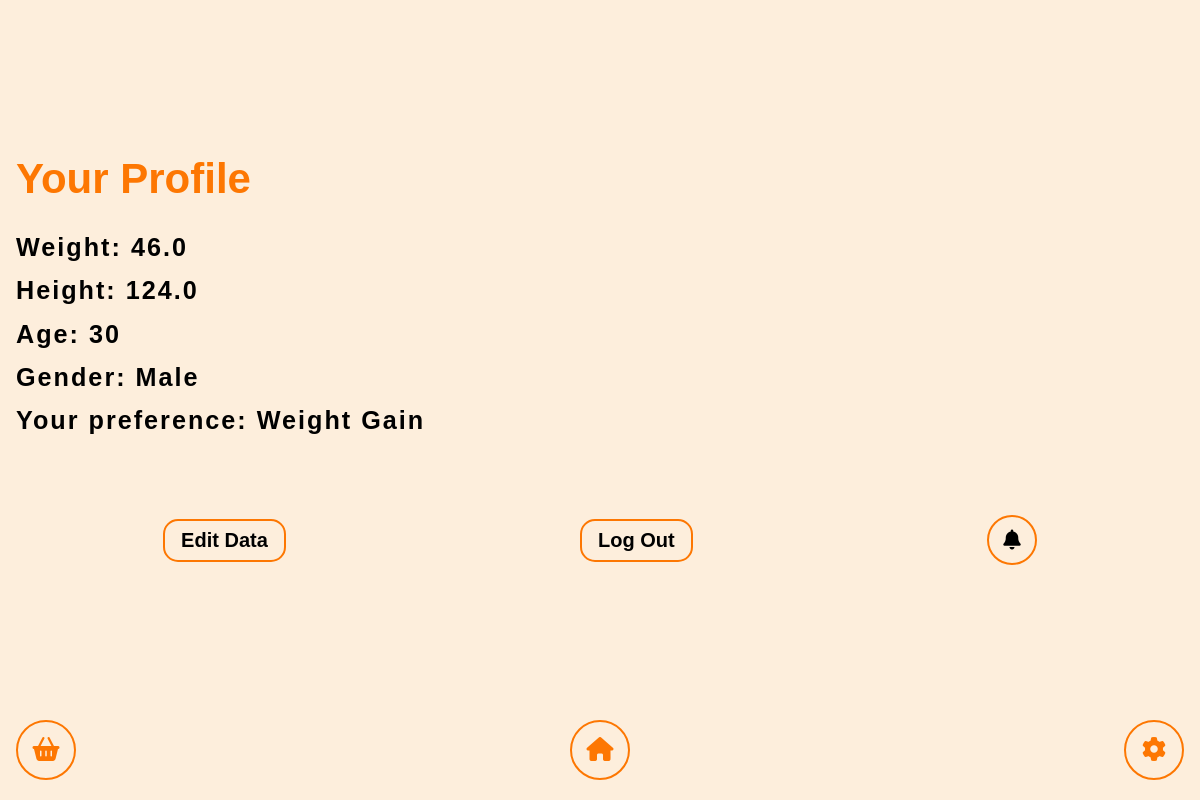
The page /settings/ (signed in) on the database as committed earlier.
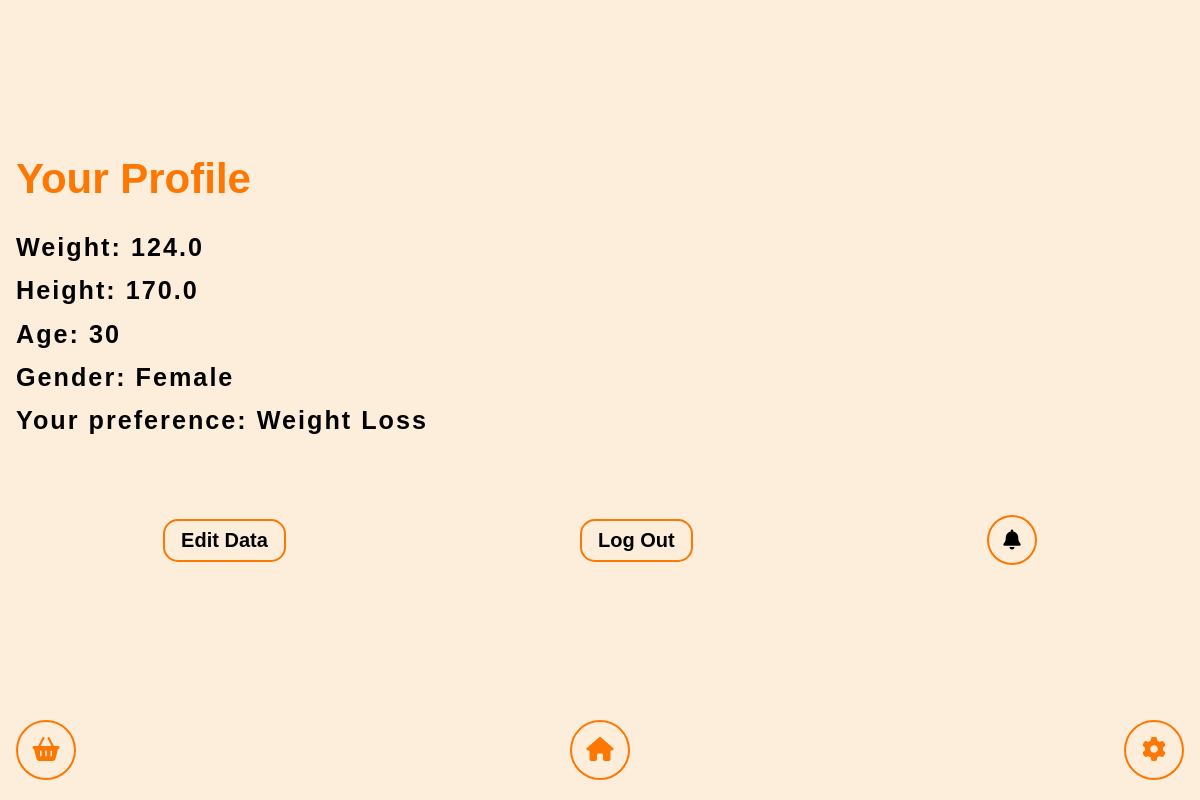
The same page on the database as committed later.
### nutritions/models.py (models this page shows, shortened)
class UserInfo(models.Model):
    user = models.ForeignKey(User, on_delete=models.CASCADE, null=True, blank=True)
    telegram_id = models.IntegerField(default=0)
    name = models.CharField(max_length=100, default='NoName')
    age = models.IntegerField(default=0)
    weight = models.FloatField(default=0)
    height = models.FloatField(default=0)
    gender = models.CharField(default="NoInfo", max_length=10)
    preference = models.IntegerField(default=0)

### nutritions/views.py (the view)
# urls.py: path('settings/', views.settings_page, name='settings'),
def settings_page(request):
    if request.user.is_authenticated:
        user_info = UserInfo.objects.get(user=User.objects.get(username=request.user))
        return render(request, 'settings_page.html', {'user_info':user_info})
    return redirect(main_page)

### nutritions/templates/settings_page.html (shortened to what this page needs)
{% load static %}
<!DOCTYPE html>
<html lang="en">
  <head>
    <link rel="stylesheet" href="{% static 'nutritions/style.css' %}" />
    <link
      rel="stylesheet"
      href="https://cdnjs.cloudflare.com/ajax/libs/font-awesome/6.6.0/css/all.min.css"
    />
    <link rel="stylesheet" href="{% static 'nutritions/profile.css' %}" />
  </head>
  <body>
    <header>
      <div class="container">
        <nav class="navigation">
          <div class="nav_items">
            <div class="icon_wrapper">
              <a href="/mealPage/"><i class="fa-solid fa-basket-shopping"></i></a>
            </div>
            <div class="icon_wrapper">
              <a href="/"><i class="fa-solid fa-house"></i></a>
            </div>
              {% if request.user.is_authenticated %}
              <div class="icon_wrapper">
              <a href="/settings/"><i class="fa-solid fa-gear"></i></a>
            </div>
              {% else %}
            <div class="icon_wrapper">
              <a href="/login/"><i class="fa-solid fa-user"></i></a>
            </div> {% endif %}
          </div>
        </nav>
      </div>
    </header>
    <main class="main">
      <div class="container">
        <div class="profile">
          <div class="profile_info">
            <h2 class="profile_head">Your Profile</h2>
            <p class="profile_weight">
              Weight: {{ user_info.weight }}
            </p>
            <p class="profile_height">
              Height: {{ user_info.height }}
            </p>
            <p class="profile_age">Age: {{ user_info.age }}</p>
            <p class="profile_gender">
              Gender: {{ user_info.gender }}
            </p>
<p class="profile_preference">
{% if user_info.preference == "-2" %}
              Your preference: Weight Loss
              {% elif user_info.preference == "0" %}
              Your preference: Health Maintenance <span id="preferenceDisplay"></span>
              {% elif user_info.preference == "1" %}
              Your preference: Weight Gain
              {% else %}
              what
              {% endif %}
</p>
          </div>
          <div class="profile_btn">
            <a href="/edit/" class="edit_btn" id="editData">Edit Data</a>
            <a href="/logout/" class="logout_btn" id="logout">Log Out</a>
              {% if user_info.telegram_id != 0 %}
                  <a href="disablenotifications/" class="notification_btn" id="notificationOff"><i class="fa-solid fa-bell-slash"></i></a>
              {% else %}
                  <a href="https://t.me/meal_planner_uzbot" class="notification_btn" id="notificationOn"
              ><i class="fa-solid fa-bell"></i></a>
              {% endif %}
          </div>
        </div>
      </div>
    </main>
  </body>
</html>

Rows that differ between the two databases and show on the page:
changed UserInfo: weight "46.0" → "124.0"; height "124.0" → "170.0"; gender "Male" → "Female"
Other text that changed with them:
text no longer shown: "Your preference: Weight Gain"
text now shown: "Your preference: Weight Loss"
